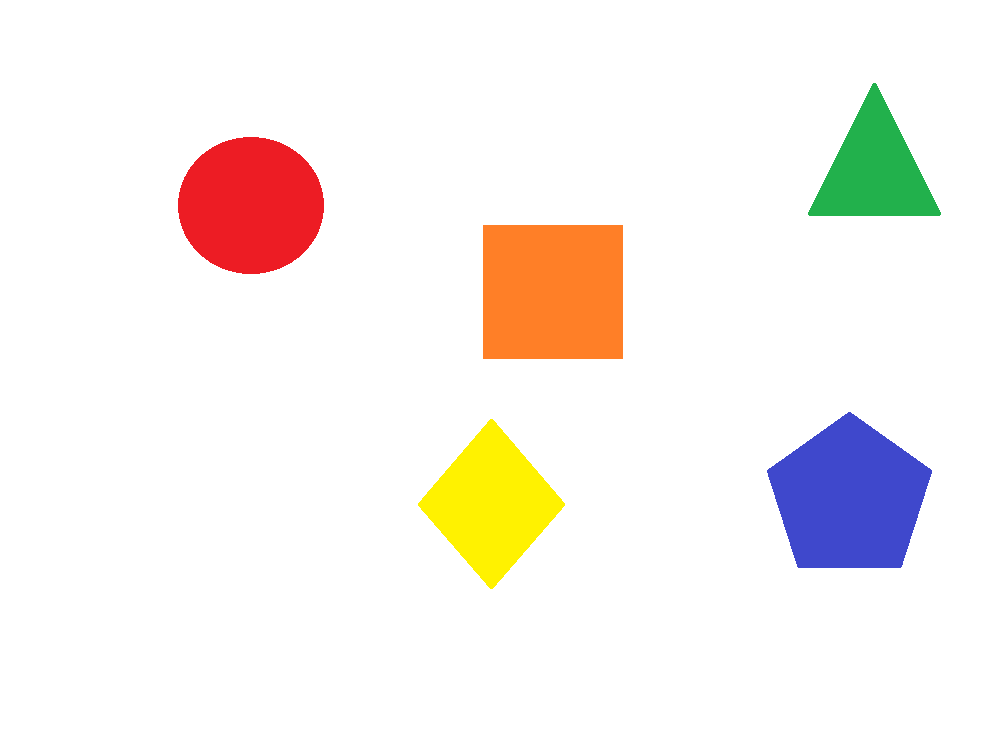
#> input picture vision_processing/shape.png, 998 x 733 px
$ python chapter25_detection_geometric_shape.py
#> lines starting #> are read from the running program, lines starting #| are printed output that depends on the picture; after the words box and inside, x2 and y2 are one past the last pixel; in counts of white or black regions, pixels touching at a corner belong together; long printed decimals are rounded
import numpy as np
import cv2

img = cv2.imread('shape.png')
#> img is the input picture: shape (733, 998, 3); mean B, G, R 236.8, 241.1, 247.1
imggray = cv2.cvtColor(img,cv2.COLOR_BGR2GRAY)
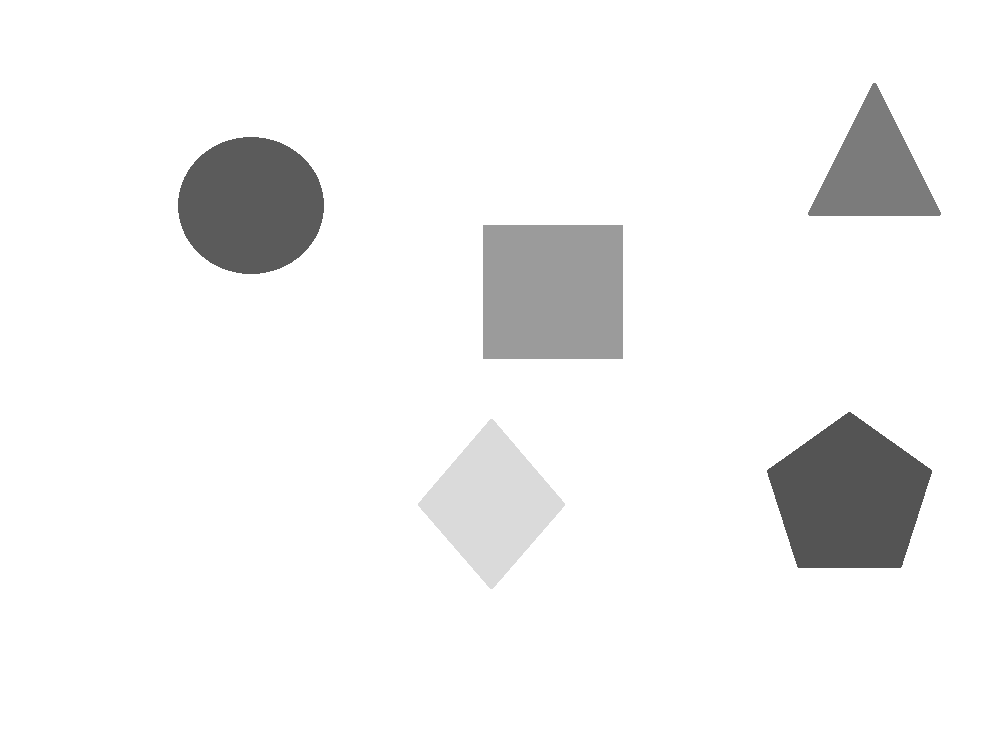
#> imggray: shape (733, 998); min 84, max 255, mean 242.4
_,thresh = cv2.threshold(imggray,240,255,cv2.THRESH_BINARY)
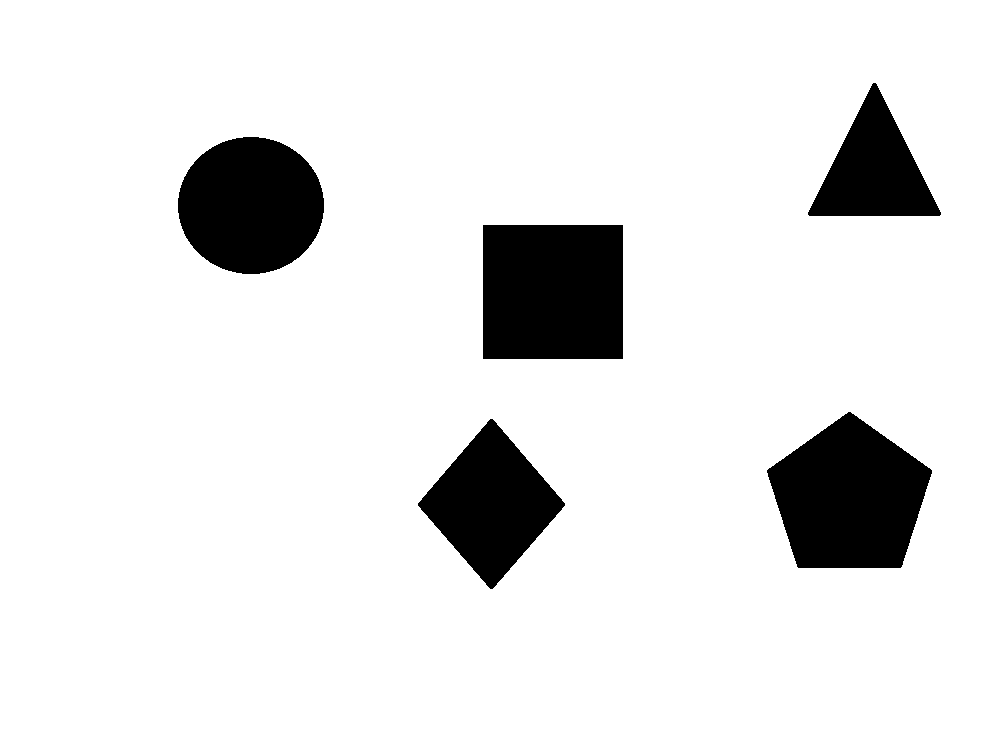
#> thresh: shape (733, 998); 89.8% white; 5 black regions
contours,_ = cv2.findContours(thresh,cv2.RETR_TREE,cv2.CHAIN_APPROX_NONE)
#> contours = 6 contours; box (x1, y1, x2, y2) and area: (0, 0, 998, 733) 729804, (482, 224, 624, 360) 19033, (766, 411, 933, 569) 18269, (177, 136, 325, 275) 15898, (417, 418, 566, 590) 13008, (807, 82, 942, 217) 9436

for contour in contours:
    approx = cv2.approxPolyDP(contour,0.01*cv2.arcLength(contour,True),True)
    cv2.drawContours(img,[approx],0,(0,0,0),1)
    x = approx.ravel()[0]
    y = approx.ravel()[1]
    if len(approx) == 3:
        cv2.putText(img,'triangle',(x,y),cv2.FONT_HERSHEY_SIMPLEX,0.5,(0,0,0))
    elif len(approx) == 4:
        x1,y1,w,h = cv2.boundingRect(approx)
        aspectratio = float(w)/h
        print(aspectratio)
        if aspectratio >= 0.95 and aspectratio <= 1.05:
            cv2.putText(img,'square',(x,y),cv2.FONT_HERSHEY_SIMPLEX,0.5,(0,0,0))
        else:
            cv2.putText(img,'rectangle',(x,y),cv2.FONT_HERSHEY_SIMPLEX,0.5,(0,0,0))
    elif len(approx) == 5:
        cv2.putText(img,'pentagon',(x,y),cv2.FONT_HERSHEY_SIMPLEX,0.5,(0,0,0))
    else:
        cv2.putText(img,'circle',(x,y),cv2.FONT_HERSHEY_SIMPLEX,0.5,(0,0,0))
#> this loop made 6 passes
#> (approx, x, y, x1, y1, w, h, aspectratio) on passes 1, 2, 4: ([[0, 0], [0, 732], [997, 732], [997, 0]], 0, 0, 0, 0, 998, 733, 1.36), ([[490, 418], [565, 503], [492, 589], [417, 505]], 490, 418, 417, 418, 149, 172, 0.866), ([[482, 225], [622, 224], [623, 358], [483, 359]], 482, 225, 482, 224, 142, 136, 1.04)
#> (x, y) on passes 3, 5: (766, 470), (243, 136)
#| 1.362
#| 0.8663
#| 1.044
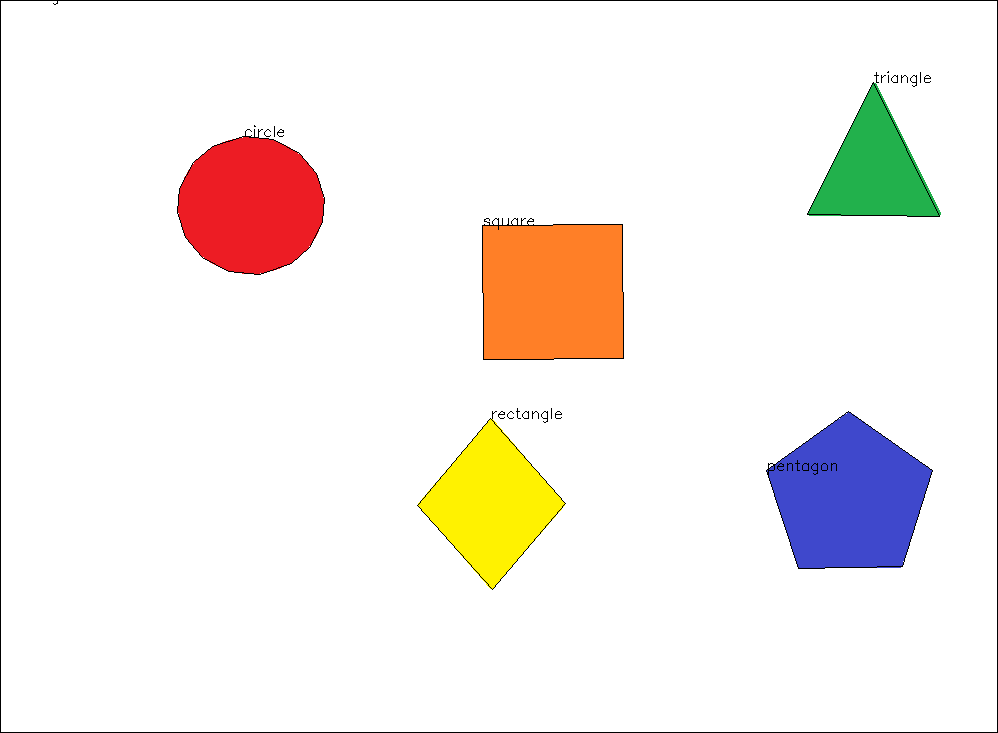
#> img: shape (733, 998, 3); 0.86% of pixels changed, all inside (x1, y1, x2, y2) = (0, 0, 998, 733)

cv2.imshow('shape',img)
cv2.waitKey(0)
cv2.destroyAllWindows()

$ run again, with vision_processing/smarties.png copied over vision_processing/shape.png
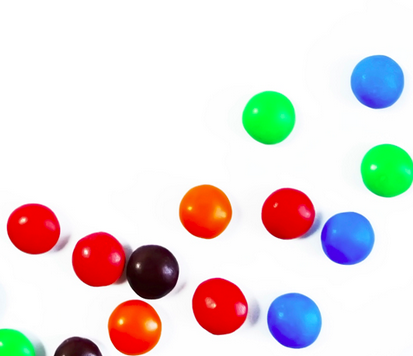
#> input picture vision_processing/smarties.png, 413 x 356 px
#> img is the input picture: shape (356, 413, 3); mean B, G, R 219.1, 220.4, 228.9
#> `_,thresh = cv2.threshold(imggray,240,255,cv2.THRESH_BINARY)`:
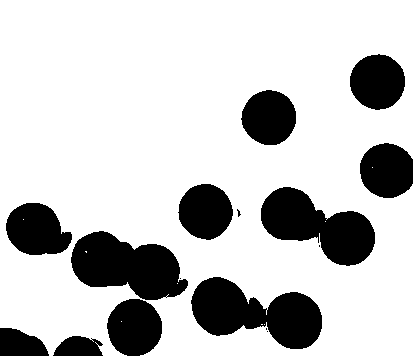
#> thresh: shape (356, 413); 78.2% white; 16 black regions (5 under 20 px)
#> contours = 23 contours, 14 with area under 20; largest, box (x1, y1, x2, y2) and area: (0, 0, 413, 356) 139496, (190, 276, 323, 350) 5778, (70, 230, 189, 301) 5402, (260, 186, 376, 267) 5166, (5, 202, 73, 256) 2619
#> the loop `for contour in contours:` made 23 passes
#> (approx, x, y, x1, y1) on passes 4, 5, 7, 8: ([[90, 338], [91, 337], [92, 338], [91, 339]], 90, 338, 90, 337), ([[266, 331], [267, 330], [268, 331], [267, 332]], 266, 331, 266, 330), ([[165, 297], [166, 296], [167, 297], [166, 298]], 165, 297, 165, 296), ([[179, 278], [180, 277], [181, 278], [180, 279]], 179, 278, 179, 277)
#> (printed output is left out)
#> after the loop `for contour in contours:`:
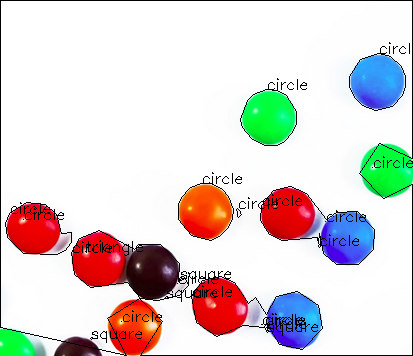
#> img: shape (356, 413, 3); 3.58% of pixels changed, all inside (x1, y1, x2, y2) = (0, 0, 413, 356)
